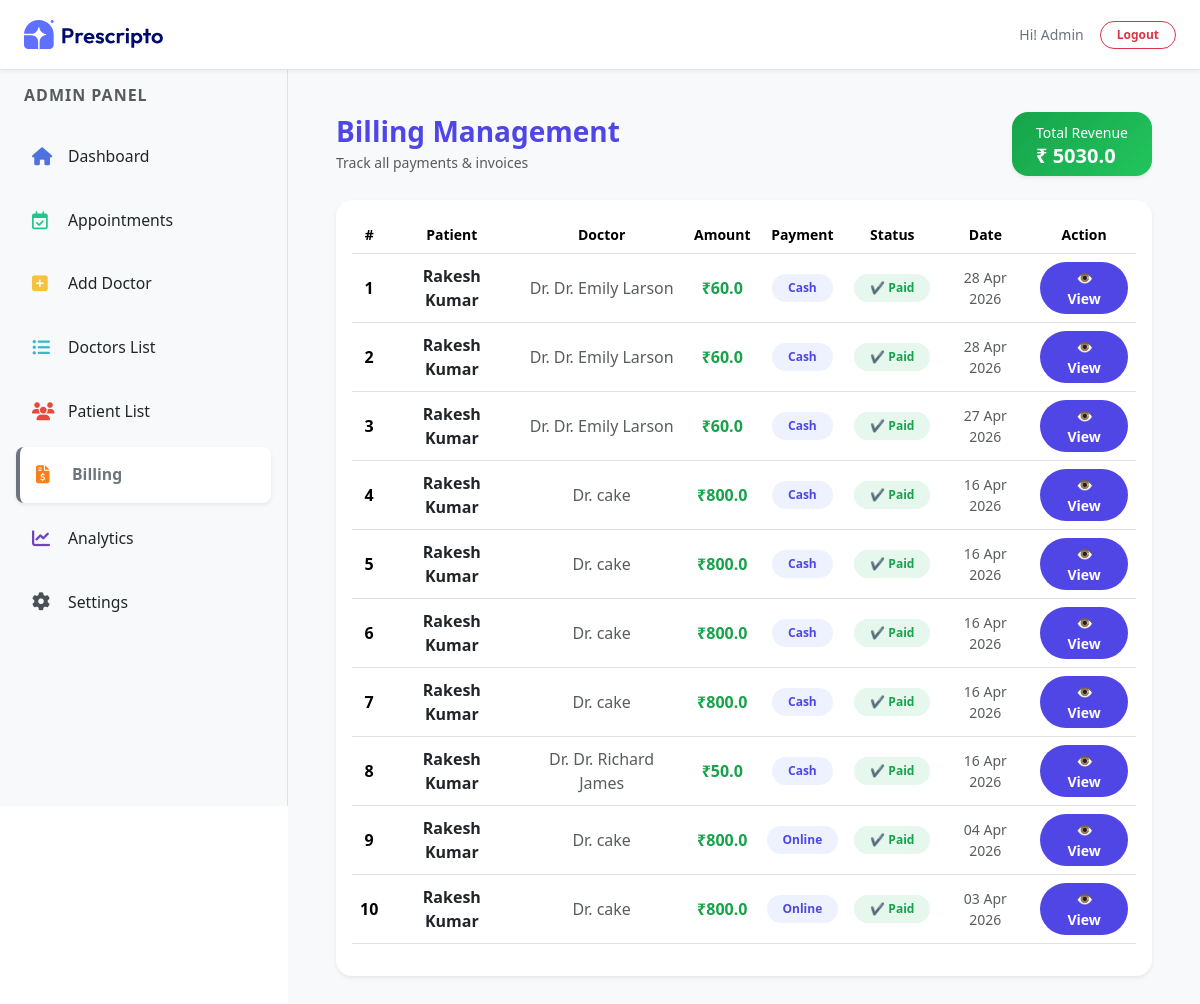
/billing/ (signed in), run on the app's committed database.
### appointment/models.py (models this page shows, shortened)
class Billing(models.Model):
    PAYMENT_STATUS = (
        ('Paid', 'Paid'),
        ('Unpaid', 'Unpaid'),
    )
    appointment = models.OneToOneField(Appointment, on_delete=models.CASCADE)
    amount = models.FloatField()
    payment_status = models.CharField(max_length=10, choices=PAYMENT_STATUS, default='Unpaid')
    created_at = models.DateTimeField(auto_now_add=True)

class Appointment(models.Model):
    STATUS_CHOICES = (
        ('Pending', 'Pending'),
        ('Approved', 'Approved'),
        ('Cancelled', 'Cancelled'),
    )
    PAYMENT_METHOD = (
        ('Cash', 'Cash'),
        ('Online', 'Online'),
    )
    user = models.ForeignKey(
        Patients,
        on_delete=models.CASCADE,
        related_name='appointments'
    )
    doctor = models.ForeignKey(Doctor, on_delete=models.CASCADE)
    appointment_date = models.DateField()
    appointment_time = models.TimeField()
    status = models.CharField(max_length=10, choices=STATUS_CHOICES, default='Pending')
    payment_method = models.CharField(max_length=10, choices=PAYMENT_METHOD, default='Cash')
    is_billed = models.BooleanField(default=False)
    created_at = models.DateTimeField(auto_now_add=True)

class Patients(models.Model):
    username = models.CharField(max_length=100)
    email = models.EmailField()
    password = models.CharField(max_length=100)
    phone = models.CharField(max_length=15, blank=True)
    city = models.CharField(max_length=100, blank=True)
    address = models.TextField(blank=True)
    profile_image = CloudinaryField('image', folder='patients_image')

class Doctor(models.Model):
    image = CloudinaryField('image', folder='doctor_image')
    name = models.CharField(max_length=100)
    email = models.EmailField()
    username = models.CharField(max_length=255, unique=True)
    password = models.CharField(max_length=100)
    experience = models.IntegerField()
    fees = models.FloatField()
    category = models.ForeignKey(Category, on_delete=models.CASCADE)
    degree = models.CharField(max_length=50)
    about = models.TextField()
    address = models.TextField()
    available = models.BooleanField(default=True)

### appointment/views.py (the view)
# urls.py: path('billing/', views.billing, name='billing'),
@login_required(login_url='/dash_login')
@staff_member_required
def billing(request):
    bills = Billing.objects.select_related(
        'appointment__user',
        'appointment__doctor'
    ).order_by('-created_at')
    total_revenue = bills.filter(
        payment_status='Paid'
    ).aggregate(total=Sum('amount'))['total'] or 0
    context = {
        'bills': bills,
        'total_revenue': total_revenue,
        'action': 'billing',
        "role": "admin"
    }
    return render(request, 'dashboard/billing.html', context)

### templates/dashboard/billing.html (shortened to what this page needs)
{% extends "dashboard/layout.html" %}
{% load static %}
{% block contant %}
<section class="p-5 bg-light" style="width: 100%; min-height:100vh; margin-top: 64px; margin-left: 18rem; padding: 20px;">
    <div class="d-flex justify-content-between align-items-center mb-4" data-aos="fade-down">
        <div>
            <h3 class="fw-bold mb-1" style="color:#4f46e5;">Billing Management</h3>
            <p class="text-muted small mb-0">Track all payments & invoices</p>
        </div>
        <div class="px-4 py-2 rounded-4 text-white shadow-sm"
            style="background: linear-gradient(135deg,#16a34a,#22c55e);">
            <small>Total Revenue</small>
            <h5 class="mb-0 fw-bold">₹ {{ total_revenue|default:"0" }}</h5>
        </div>
    </div>
    <div class="bg-white rounded-4 shadow-sm p-3" data-aos="fade-up">
        <div class="table-responsive">
            <table class="table align-middle text-center">
                <thead style="background:#f1f5f9;">
                    <tr class="text-secondary small">
                        <th>#</th>
                        <th>Patient</th>
                        <th>Doctor</th>
                        <th>Amount</th>
                        <th>Payment</th>
                        <th>Status</th>
                        <th>Date</th>
                        <th>Action</th>
                    </tr>
                </thead>
                <tbody>
                    {% for bill in bills %}
                    <tr style="transition:0.3s;"
                        onmouseover="this.style.background='#f9fafb'"
                        onmouseout="this.style.background=''">
                        <td class="fw-semibold">{{ forloop.counter }}</td>
                        <td class="fw-semibold text-dark">
                            {{ bill.appointment.user.username }}
                        </td>
                        <td class="text-muted">
                            Dr. {{ bill.appointment.doctor.name }}
                        </td>
                        <td class="fw-bold" style="color:#16a34a;">
                            ₹{{ bill.amount }}
                        </td>
                        <td>
                            <span class="badge px-3 py-2 rounded-pill"
                                style="background:#eef2ff; color:#4f46e5;">
                                {{ bill.appointment.payment_method }}
                            </span>
                        </td>
                        <td>
                            {% if bill.payment_status == 'Paid' %}
                                <span class="badge px-3 py-2 rounded-pill"
                                    style="background:#e6f7ee; color:#16a34a;">
                                    ✔ Paid
                                </span>
                            {% else %}
                                <span class="badge px-3 py-2 rounded-pill"
                                    style="background:#ffeaea; color:#dc2626;">
                                    ✖ Unpaid
                                </span>
                            {% endif %}
                        </td>
                        <td class="text-muted small">
                            {{ bill.created_at|date:"d M Y" }}
                        </td>
                        <td>
                            <a href="{% url 'billing_invoice' bill.id %}"
                                class="btn btn-sm rounded-pill px-3 fw-semibold"
                                style="background:#4f46e5; color:white; transition:0.3s;"
                                onmouseover="this.style.background='#4338ca'"
                                onmouseout="this.style.background='#4f46e5'" target="_blank">
                                👁 View
                            </a>
                        </td>
                    </tr>
                    {% endfor %}
                </tbody>
            </table>
        </div>
    </div>
</section>
{% endblock contant %}

### templates/dashboard/layout.html (shortened to what this page needs)
<!DOCTYPE html>
<html lang="en">
<head>
    <link href="https://cdn.jsdelivr.net/npm/bootstrap@5.3.3/dist/css/bootstrap.min.css" rel="stylesheet" />
    <link href="https://cdnjs.cloudflare.com/ajax/libs/font-awesome/5.15.3/css/all.min.css" rel="stylesheet" />
    <link rel="stylesheet" href="https://cdnjs.cloudflare.com/ajax/libs/font-awesome/6.7.2/css/all.min.css" />
    <link href="https://unpkg.com/aos@2.3.4/dist/aos.css" rel="stylesheet">
</head>
    {% load static %}
    <body>
        <header class="d-flex justify-content-between align-items-center border-bottom bg-white px-4"
                style="height: 70px; position: fixed; top: 0; width: 100%; z-index: 1050; box-shadow: 0 2px 4px rgba(0,0,0,0.05);">
            <div class="d-flex align-items-center">
                <a href="{% url 'dash_admin' %}">
                    <img src="{% static 'assets/assets_frontend/logo.svg' %}" alt="Logo" style="width: 140px;">
                </a>
            </div>
            <div class="d-flex align-items-center gap-3 text-secondary small">
                {% if role == 'admin' %}
                    <span class="text-capitalize fw-medium">Hi! {{ request.session.username }}</span>
                {% else %}
                    <span class="fw-medium">Hi! {{ doctor.name }}</span>
                {% endif %}
                <a href="{% url 'dash_logout' %}" class="btn btn-outline-danger btn-sm rounded-pill px-3 py-1 fw-bold" style="font-size: 12px;">Logout</a>
            </div>
        </header>
        <main class="d-flex" style="min-height: calc(100vh - 64px);">
            {% if role == 'admin' %}
                <nav id="sidebar" class="border-end bg-light p-3"
                    style="width: 18rem; height: calc(100vh - 64px); position: fixed; top: 70px; left: 0; z-index: 1000; overflow-y: auto;">
                    <div class="mb-4 ps-2">
                        <h6 class="text-uppercase text-muted fw-bold" style="letter-spacing: 1px; font-size: 1rem;">Admin Panel</h6>
                    </div>
                    <a href="{% url 'dash_admin' %}"
                    class="nav-link d-flex align-items-center gap-3 p-3 rounded-3 mb-2 {% if action == 'admin' %}bg-white shadow-sm border-start border-4 border-primary fw-bold text-primary{% else %}text-dark{% endif %}"
                    style="transition: 0.3s; font-size: 18px; text-decoration: none;">
                        <i class="fa-solid fa-house" style="color: #4e73df; width: 20px;"></i>
                        <span class="small">Dashboard</span>
                    </a>
                    <a href="{% url 'appointments' %}"
                    class="nav-link d-flex align-items-center gap-3 p-3 rounded-3 mb-2 {% if action == 'appointments' %}bg-white shadow-sm border-start border-4 border-success fw-bold text-success{% else %}text-dark{% endif %}"
                    style="transition: 0.3s; font-size: 18px; text-decoration: none;">
                        <i class="fa-regular fa-calendar-check" style="color: #1cc88a; width: 20px;"></i>
                        <span class="small">Appointments</span>
                    </a>
                    <a href="{% url 'add_doctor' %}"
                    class="nav-link d-flex align-items-center gap-3 p-3 rounded-3 mb-2 {% if action == 'add_doctor' %}bg-white shadow-sm border-start border-4 border-warning fw-bold text-warning{% else %}text-dark{% endif %}"
                    style="transition: 0.3s; font-size: 18px; text-decoration: none;">
                        <i class="fas fa-plus-square" style="color: #f6c23e; width: 20px;"></i>
                        <span class="small">Add Doctor</span>
                    </a>
                    <a href="{% url 'doctor_list' %}"
                    class="nav-link d-flex align-items-center gap-3 p-3 rounded-3 mb-2 {% if action == 'doctor_list' %}bg-white shadow-sm border-start border-4 border-info fw-bold text-info{% else %}text-dark{% endif %}"
                    style="transition: 0.3s; font-size: 18px; text-decoration: none;">
                        <i class="fas fa-list-ul" style="color: #36b9cc; width: 20px;"></i>
                        <span class="small">Doctors List</span>
                    </a>
                    <a href="{% url 'patient_list' %}"
                    class="nav-link d-flex align-items-center gap-3 p-3 rounded-3 mb-2 {% if action == 'patient_list' %}bg-white shadow-sm border-start border-4 border-danger fw-bold text-danger{% else %}text-dark{% endif %}"
                    style="transition: 0.3s; font-size: 18px; text-decoration: none;">
                        <i class="fa-solid fa-users" style="color: #e74a3b; width: 20px;"></i>
                        <span class="small">Patient List</span>
                    </a>
                    <a href="{% url 'billing' %}"
                    class="nav-link d-flex align-items-center gap-3 p-3 rounded-3 mb-2 {% if action == 'billing' %}bg-white shadow-sm border-start border-4 border-secondary fw-bold text-secondary{% else %}text-dark{% endif %}"
                    style="transition: 0.3s; font-size: 18px; text-decoration: none;">
                        <i class="fa-solid fa-file-invoice-dollar" style="color: #fd7e14; width: 20px;"></i>
                        <span class="small">Billing</span>
                    </a>
                    <a href="{% url 'analytics' %}"
                    class="nav-link d-flex align-items-center gap-3 p-3 rounded-3 mb-2 {% if action == 'analytics' %}bg-white shadow-sm border-start border-4 border-dark fw-bold text-dark{% else %}text-dark{% endif %}"
                    style="transition: 0.3s; font-size: 18px; text-decoration: none;">
                        <i class="fa-solid fa-chart-line" style="color: #6f42c1; width: 20px;"></i>
                        <span class="small">Analytics</span>
                    </a>
                    <a href="{% url 'settings' %}"
                    class="nav-link d-flex align-items-center gap-3 p-3 rounded-3 mb-2 {% if action == 'settings' %}bg-white shadow-sm border-start border-4 border-secondary fw-bold text-secondary{% else %}text-dark{% endif %}"
                    style="transition: 0.3s; font-size: 18px; text-decoration: none;">
                        <i class="fa-solid fa-gear" style="color: #495057; width: 20px;"></i>
                        <span class="small">Settings</span>
                    </a>
                </nav>
            {% endif %}
            {% block contant %}
            {% endblock %}
        </main>
    </body>
</html>

### data on the page
Billing: appointment.user.username "Rakesh Kumar", appointment.doctor.name "Dr. Emily Larson", amount "60.0", appointment.payment_method "Cash", payment_status "✔ Paid", created_at "28 Apr 2026"
Billing: appointment.user.username "Rakesh Kumar", appointment.doctor.name "Dr. Emily Larson", amount "60.0", appointment.payment_method "Cash", payment_status "✔ Paid", created_at "28 Apr 2026"
Billing: appointment.user.username "Rakesh Kumar", appointment.doctor.name "Dr. Emily Larson", amount "60.0", appointment.payment_method "Cash", payment_status "✔ Paid", created_at "27 Apr 2026"
Billing: appointment.user.username "Rakesh Kumar", appointment.doctor.name "cake", amount "800.0", appointment.payment_method "Cash", payment_status "✔ Paid", created_at "16 Apr 2026"
Billing: appointment.user.username "Rakesh Kumar", appointment.doctor.name "cake", amount "800.0", appointment.payment_method "Cash", payment_status "✔ Paid", created_at "16 Apr 2026"
Billing: appointment.user.username "Rakesh Kumar", appointment.doctor.name "cake", amount "800.0", appointment.payment_method "Cash", payment_status "✔ Paid", created_at "16 Apr 2026"
Billing: appointment.user.username "Rakesh Kumar", appointment.doctor.name "cake", amount "800.0", appointment.payment_method "Cash", payment_status "✔ Paid", created_at "16 Apr 2026"
Billing: appointment.user.username "Rakesh Kumar", appointment.doctor.name "Dr. Richard James", amount "50.0", appointment.payment_method "Cash", payment_status "✔ Paid", created_at "16 Apr 2026"
Billing: appointment.user.username "Rakesh Kumar", appointment.doctor.name "cake", amount "800.0", appointment.payment_method "Online", payment_status "✔ Paid", created_at "04 Apr 2026"
Billing: appointment.user.username "Rakesh Kumar", appointment.doctor.name "cake", amount "800.0", appointment.payment_method "Online", payment_status "✔ Paid", created_at "03 Apr 2026"

### other printed values
{{ request.session.username }} "Admin"
{{ total_revenue|default:"0" }} "5030.0"
